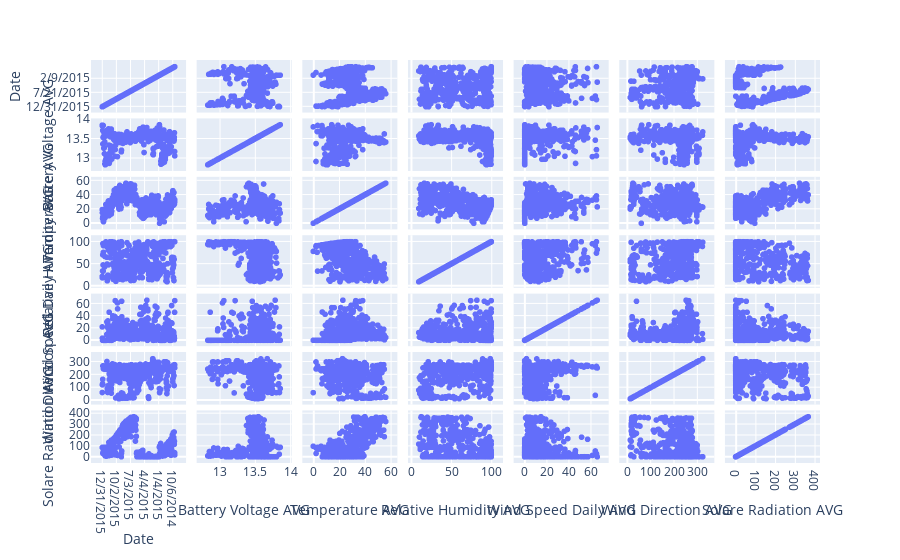

Notebook cell for this chart:
### Markdown cell above
import plotly.express as px
fig=px.scatter(weather,x="Solare Radiation AVG",y="Temperature AVG",color="Date",
              marginal_y="violin",marginal_x="box",trendline="ols")
fig.show()

### Code cell
import plotly.express as px
fig=px.scatter_matrix(weather)
fig.show()

### Figure 1 — Plotly figure (JSON) as saved in the notebook; plotly's stock layout.template omitted (floating-point values rounded to 4 significant figures; data arrays with more than 128 entries replaced by an {"elided": "..."} marker saying what was removed)
{"data": [{"dimensions": [{"axis": {"matches": true}, "label": "Date", "values": {"elided": "464 str values"}}, {"axis": {"matches": true}, "label": "Battery Voltage AVG", "values": {"elided": "464 float values"}}, {"axis": {"matches": true}, "label": "Temperature AVG", "values": {"elided": "464 float values"}}, {"axis": {"matches": true}, "label": "Relative Humidity AVG", "values": {"elided": "464 float values"}}, {"axis": {"matches": true}, "label": "Wind Speed Daily AVG", "values": {"elided": "464 float values"}}, {"axis": {"matches": true}, "label": "Wind Direction AVG", "values": {"elided": "464 float values"}}, {"axis": {"matches": true}, "label": "Solare Radiation AVG", "values": {"elided": "464 float values"}}], "hoverlabel": {"namelength": 0}, "hovertemplate": "%{xaxis.title.text}=%{x}<br>%{yaxis.title.text}=%{y}", "legendgroup": "", "marker": {"color": "#636efa", "symbol": "circle"}, "name": "", "showlegend": false, "type": "splom"}], "layout": {"autosize": true, "dragmode": "select", "legend": {"tracegroupgap": 0}, "margin": {"t": 60}, "xaxis": {"autorange": true, "range": [-69.07, 532.1], "type": "category"}, "xaxis2": {"autorange": true, "range": [12.67, 14.01], "type": "linear"}, "xaxis3": {"autorange": true, "range": [-8.568, 64.56], "type": "linear"}, "xaxis4": {"autorange": true, "range": [-3.817, 113.5], "type": "linear"}, "xaxis5": {"autorange": true, "range": [-9.824, 75.68], "type": "linear"}, "xaxis6": {"autorange": true, "range": [-32.92, 371.0], "type": "linear"}, "xaxis7": {"autorange": true, "range": [-54.91, 423.0], "type": "linear"}, "yaxis": {"autorange": true, "range": [-69.07, 532.1], "type": "category"}, "yaxis2": {"autorange": true, "range": [12.67, 14.01], "type": "linear"}, "yaxis3": {"autorange": true, "range": [-8.568, 64.56], "type": "linear"}, "yaxis4": {"autorange": true, "range": [-3.817, 113.5], "type": "linear"}, "yaxis5": {"autorange": true, "range": [-9.824, 75.68], "type": "linear"}, "yaxis6": {"autorange": true, "range": [-32.92, 371.0], "type": "linear"}, "yaxis7": {"autorange": true, "range": [-54.91, 423.0], "type": "linear"}}}
